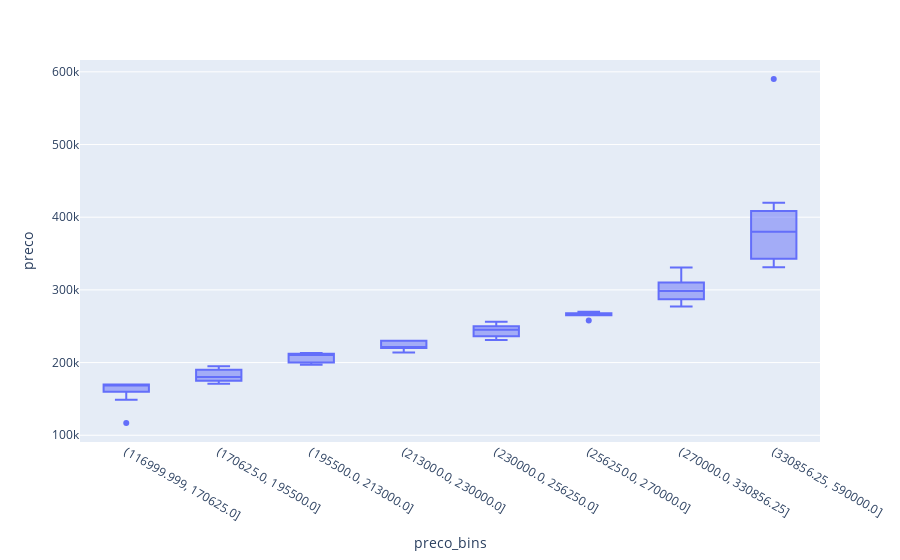

The notebook cell this image was saved under:
### Code cell
fig = px.box(base_original, x='preco_bins', y='preco', category_orders={})
fig.update_layout( xaxis={
                  'categoryorder': 'category ascending'})

fig.show()
